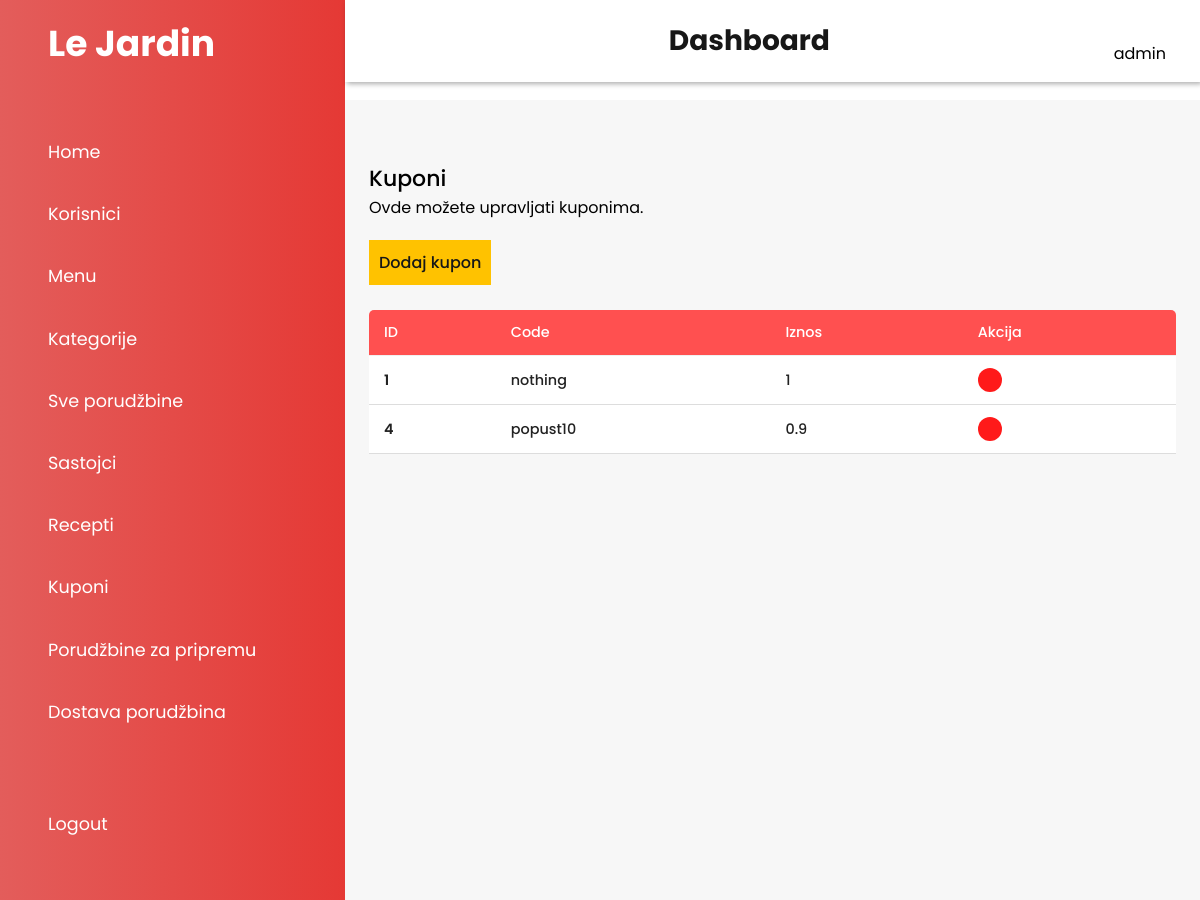
/admin/kuponi.php (signed in), run on an earlier commit of the app's database.
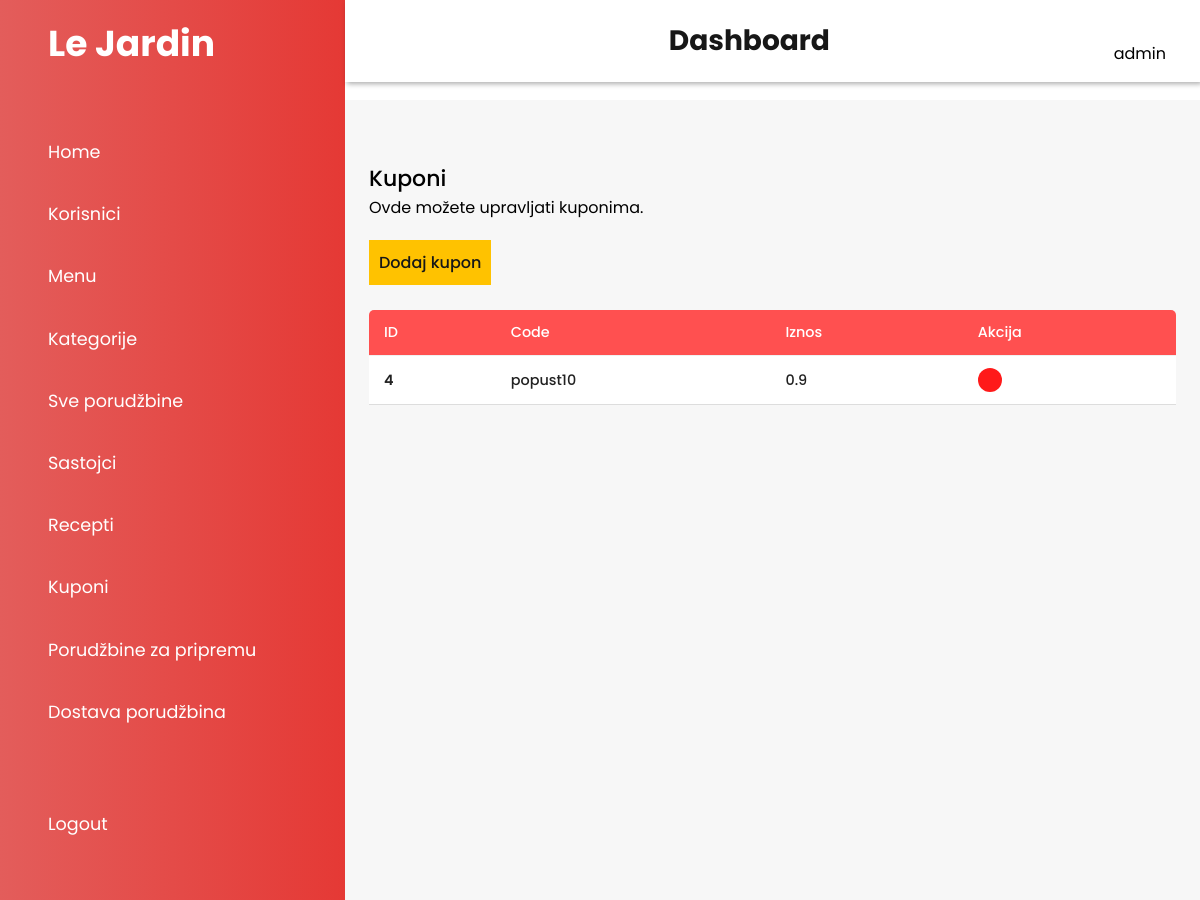
And on a later commit of the database.
### tables this page shows
CREATE TABLE `coupons` (
  `id_coupons` int(11) NOT NULL,
  `code` varchar(100) NOT NULL,
  `percentage` double NOT NULL
);

### admin/delovi/login-check.php (called while the page is built, shortened)
<?php
    if(!isset($_SESSION['user']))
    {
        $_SESSION['no-login-message'] = "<div class='error'>Please login to access Admin Panel. </div>";
        header('location:'.'login.php');
    }else if(isset($_SESSION['user'])){
        $username = $_SESSION['user'];
        $sql = "SELECT * FROM tbl_admin WHERE username = '$username' ";
        $res = mysqli_query($conn, $sql);
        $rows_session = mysqli_fetch_assoc($res);
        $status = $rows_session['status'];
    }
?>

### admin/kuponi.php (the view, shortened to what this page needs)
<?php include('delovi/header-admin.php'); ?>
<?php
    if($role == 'admin'){
        if($status=='active'){
?>
<main>
    <div class="row row_column">
        <h3>Kuponi</h3>
        <p>Ovde možete upravljati kuponima.</p>
    </div>
    <div class="row">
        <a href="add-kupon.php" class="btn-primary"><i class="las la-plus-circle"></i> Dodaj kupon</a>
    </div>
    <div class="table-grid" >
        <div class="table-responsive">
            <table width="100%" class="content-table">
                <thead>
                    <tr>
                        <th>ID</th>
                        <th>Code</th>
                        <th>Iznos</th>
                        <th>Akcija</th>
                    </tr>
                </thead>
                <tbody>
                <?php
                    $sql = "SELECT * FROM coupons";
                    $res = mysqli_query($conn, $sql);
                    if($res==TRUE){
                        $count = mysqli_num_rows($res);
                        if($count>0){
                            while($rows=mysqli_fetch_assoc($res))
                            {
                                $id=$rows['id_coupons'];
                                $code=$rows['code'];
                                $percentage=$rows['percentage'];
                                ?>
                                    <tr>
                                        <td data-label="ID"><?php echo $id; ?></td>
                                        <td data-label="Kod"><?php echo $code; ?></td>
                                        <td data-label="Iznos"><?php echo $percentage; ?></td>
                                        <td colspan="2"  data-label="Akcija">
                                            <a onclick="return confirm('Da li ste sigurni da želite obrisati?');" href="delete-kupon.php?id=<?php echo $id; ?>" class="btn-danger"><span class="las la-trash"></a>
                                        </td>
                                    </tr>
                                <?php
                            }
                        }
                    }
                ?>
                </tbody>
            </table>
        </div>
    </div>
</main>
        <?php
        }else{
            $_SESSION['inactive_status'] = "Vaš nalog nije više aktivan. Kontaktirajte podršku za više informacija.";
            header('location: login.php');
        }
    }else{
            header('location: index.php');
        }
        ?>
    </body>
</html>

What changed in the data, as far as the page shows it:
removed coupons: id_coupons "1", code "nothing", percentage "1"
